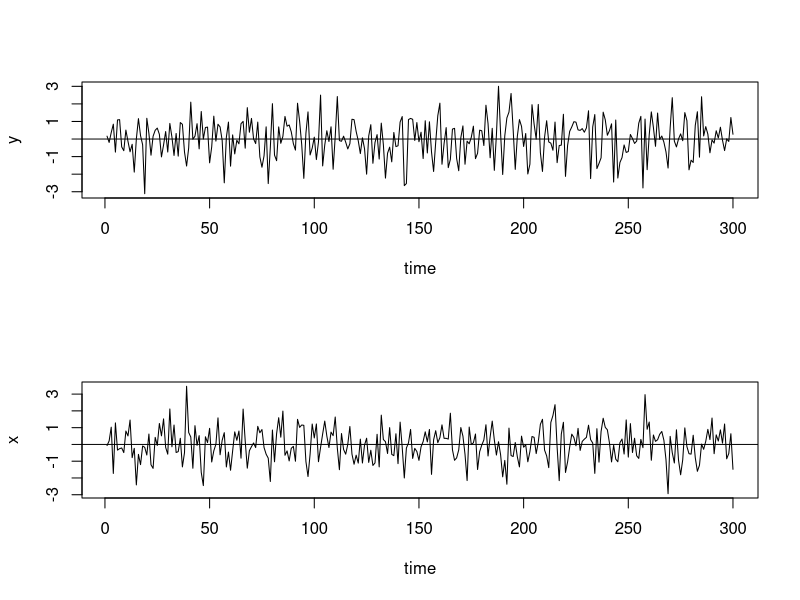

Reproduce this figure in R.
rm(list = ls()) # clear the data environment
#set.seed(124) # set the seed for generating data
TT <- 300 # number of observations
lam = 0 # determines the degree of serial correlation for y
rho = 0 # determines the degree of serial correlation for x
alpha = 0.05 # size of the t test

e1 <- as.matrix(rnorm(TT,mean = 0, sd = 1),nrow = TT, ncol = 1) # generate observations for e1 from standartd normal distribution
e2 <- as.matrix(rnorm(TT,mean = 0, sd = 1),nrow = TT, ncol = 1) # generate observations for e2 from standartd normal distribution

##########################################################
# generating observations for y_t = lam y_t-1 + e_t 
##########################################################

#y_t = lamba y_t-1 + e_1t
#x_t = rho x_t-1 + e_2t 
y <- matrix(data = NA, nrow = TT, ncol = 1)
for (i in 1:TT) {
  if (i == 1) {
    y[i] <- e1[i]
  } else {
    y[i] <- lam * y[i-1] + e1[i]
  }
}
par(mfcol = c(2,1)) # to have multiple figures in one picture 
plot(1:TT,y,type = "l", xlab='time',ylab='y')
abline(a = 0, b = 0) # Add line with zero intercept and zero slope

##########################################################
# generating observations for x_t = rho y_t-1 + e_t 
##########################################################
x <- matrix(NA, nrow = TT, ncol = 1)
for (i in 1:TT) {
  if (i == 1) {
    x[i] <- e2[i]
  } else {
    x[i] <- rho * x[i-1] + e2[i]
  }
}
plot(1:TT,x,type = "l",xlab='time',ylab='x')
abline(a = 0, b = 0) # Add line with zero intercept and zero slope

############################################################################
# run the regression y on x
############################################################################
beta_hat <- sum( x*y )/sum( x^2 ) # estimating the slope coefficient, beta, via OLS
res <- y - beta_hat*x # computing the residuals
sigma2_hat <- mean(res^2)
se_beta <- sqrt(sigma2_hat /sum( x^2 )) # the estimated variance of beta_hat

t_test = beta_hat/se_beta # computed t test statistics
cv = qnorm(1- alpha/2, mean = 0, sd = 1) # critial value for alpha = 0.05
reject_null = abs(t_test) > cv # takes the value of one of we reject the null and zero otherwise

print(reject_null)
